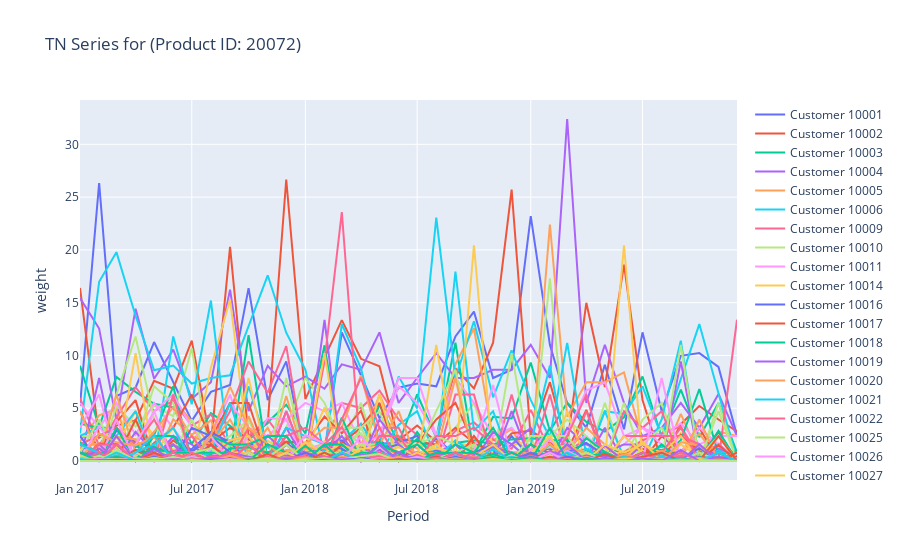

The cell this chart's notebook holds for it:
### Markdown cell above
# Análisis de productos/clientes

### Code cell
prod_id = 20072
col = 'weight'

# Pivot the dataframe to have customer_id as columns and periodo as the index
df_filtered_product = df_final.copy()
df_filtered_product =  df_filtered_product[df_filtered_product['product_id'] == prod_id]


df_filtered_product.reset_index(inplace=True)
df_pivot = df_filtered_product.pivot(index='periodo', columns='customer_id', values= col)

# Convert 'periodo' from PeriodIndex to Timestamp
df_pivot.index = df_pivot.index.to_timestamp()

# Create the plot using Plotly
fig = go.Figure()

for column in df_pivot.columns:
    fig.add_trace(go.Scatter(x=df_pivot.index, y=df_pivot[column], mode='lines', name=f'Customer {column}'))

# Customize the layout
fig.update_layout(
    title=f'TN Series for (Product ID: {prod_id})',
    xaxis_title='Period',
    yaxis_title=col,
    hovermode='x unified'
)

# Show the plot
fig.show()
